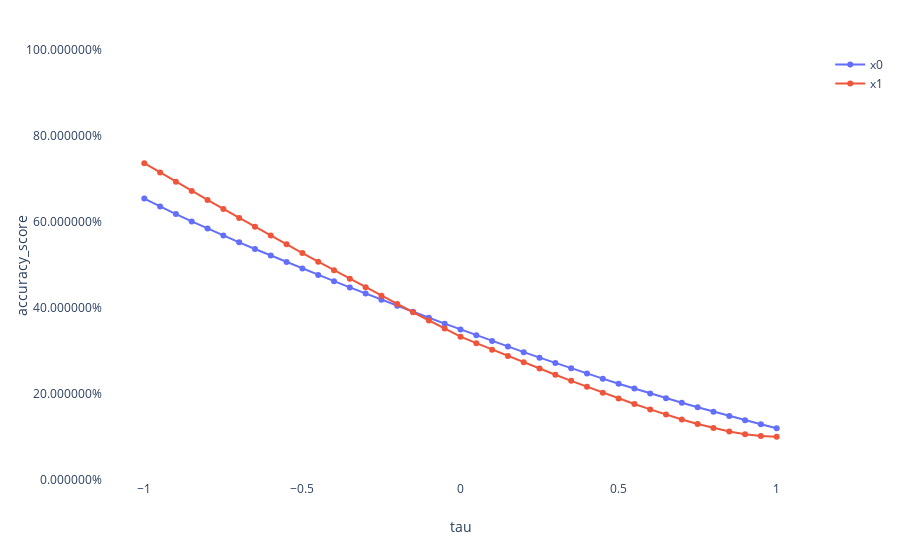

Notebook code cell kept with this figure:
### Code cell
explainer.plot_performance(X, [0, 0, 1], y_pred, metrics.accuracy_score, inline=True)
